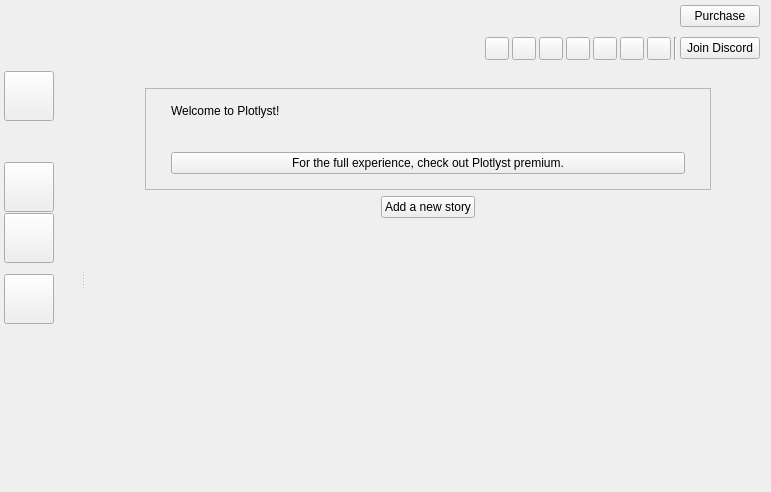
<?xml version="1.0" encoding="UTF-8"?>
<ui version="4.0">
 <class>HomeView</class>
 <widget class="QWidget" name="HomeView">
  <property name="geometry">
   <rect>
    <x>0</x>
    <y>0</y>
    <width>771</width>
    <height>492</height>
   </rect>
  </property>
  <property name="windowTitle">
   <string>Form</string>
  </property>
  <layout class="QVBoxLayout" name="verticalLayout">
   <property name="spacing">
    <number>0</number>
   </property>
   <property name="leftMargin">
    <number>0</number>
   </property>
   <property name="topMargin">
    <number>0</number>
   </property>
   <property name="rightMargin">
    <number>0</number>
   </property>
   <property name="bottomMargin">
    <number>0</number>
   </property>
   <item>
    <widget class="QWidget" name="wdgTop" native="true">
     <property name="sizePolicy">
      <sizepolicy hsizetype="Preferred" vsizetype="Maximum">
       <horstretch>0</horstretch>
       <verstretch>0</verstretch>
      </sizepolicy>
     </property>
     <property name="banner-bg" stdset="0">
      <bool>true</bool>
     </property>
     <layout class="QHBoxLayout" name="horizontalLayout_2">
      <property name="spacing">
       <number>0</number>
      </property>
      <property name="leftMargin">
       <number>10</number>
      </property>
      <property name="topMargin">
       <number>5</number>
      </property>
      <property name="rightMargin">
       <number>10</number>
      </property>
      <property name="bottomMargin">
       <number>5</number>
      </property>
      <item>
       <widget class="QLabel" name="lblBanner">
        <property name="sizePolicy">
         <sizepolicy hsizetype="Maximum" vsizetype="Preferred">
          <horstretch>0</horstretch>
          <verstretch>0</verstretch>
         </sizepolicy>
        </property>
        <property name="text">
         <string/>
        </property>
       </widget>
      </item>
      <item alignment="Qt::AlignRight">
       <widget class="QWidget" name="widget" native="true">
        <layout class="QVBoxLayout" name="verticalLayout_2">
         <property name="spacing">
          <number>0</number>
         </property>
         <property name="leftMargin">
          <number>1</number>
         </property>
         <property name="topMargin">
          <number>0</number>
         </property>
         <property name="rightMargin">
          <number>1</number>
         </property>
         <property name="bottomMargin">
          <number>1</number>
         </property>
         <item alignment="Qt::AlignRight|Qt::AlignTop">
          <widget class="QPushButton" name="btnPurchase">
           <property name="cursor">
            <cursorShape>PointingHandCursor</cursorShape>
           </property>
           <property name="text">
            <string tr="true">Purchase</string>
           </property>
          </widget>
         </item>
         <item>
          <spacer name="verticalSpacer_4">
           <property name="orientation">
            <enum>Qt::Vertical</enum>
           </property>
           <property name="sizeType">
            <enum>QSizePolicy::Expanding</enum>
           </property>
           <property name="sizeHint" stdset="0">
            <size>
             <width>20</width>
             <height>10</height>
            </size>
           </property>
          </spacer>
         </item>
         <item alignment="Qt::AlignRight|Qt::AlignBottom">
          <widget class="QWidget" name="wdgSocials" native="true">
           <layout class="QHBoxLayout" name="horizontalLayout_4">
            <property name="spacing">
             <number>3</number>
            </property>
            <property name="leftMargin">
             <number>0</number>
            </property>
            <property name="topMargin">
             <number>0</number>
            </property>
            <property name="rightMargin">
             <number>0</number>
            </property>
            <property name="bottomMargin">
             <number>0</number>
            </property>
            <item>
             <widget class="QToolButton" name="btnPatreon">
              <property name="cursor">
               <cursorShape>PointingHandCursor</cursorShape>
              </property>
              <property name="toolTip">
               <string tr="true">Patreon</string>
              </property>
              <property name="text">
               <string/>
              </property>
              <property name="transparent" stdset="0">
               <bool>true</bool>
              </property>
             </widget>
            </item>
            <item alignment="Qt::AlignBottom">
             <widget class="QToolButton" name="btnInstagram">
              <property name="cursor">
               <cursorShape>PointingHandCursor</cursorShape>
              </property>
              <property name="toolTip">
               <string tr="true">Instagram</string>
              </property>
              <property name="text">
               <string/>
              </property>
              <property name="transparent" stdset="0">
               <bool>true</bool>
              </property>
             </widget>
            </item>
            <item>
             <widget class="QToolButton" name="btnThreads">
              <property name="cursor">
               <cursorShape>PointingHandCursor</cursorShape>
              </property>
              <property name="toolTip">
               <string tr="true">Threads</string>
              </property>
              <property name="text">
               <string/>
              </property>
              <property name="transparent" stdset="0">
               <bool>true</bool>
              </property>
             </widget>
            </item>
            <item alignment="Qt::AlignBottom">
             <widget class="QToolButton" name="btnTwitter">
              <property name="cursor">
               <cursorShape>PointingHandCursor</cursorShape>
              </property>
              <property name="toolTip">
               <string tr="true">Twitter</string>
              </property>
              <property name="text">
               <string/>
              </property>
              <property name="transparent" stdset="0">
               <bool>true</bool>
              </property>
             </widget>
            </item>
            <item alignment="Qt::AlignBottom">
             <widget class="QToolButton" name="btnFacebook">
              <property name="cursor">
               <cursorShape>PointingHandCursor</cursorShape>
              </property>
              <property name="toolTip">
               <string tr="true">Facebook</string>
              </property>
              <property name="text">
               <string/>
              </property>
              <property name="transparent" stdset="0">
               <bool>true</bool>
              </property>
             </widget>
            </item>
            <item alignment="Qt::AlignBottom">
             <widget class="QToolButton" name="btnYoutube">
              <property name="cursor">
               <cursorShape>PointingHandCursor</cursorShape>
              </property>
              <property name="toolTip">
               <string tr="true">Youtube</string>
              </property>
              <property name="text">
               <string/>
              </property>
              <property name="transparent" stdset="0">
               <bool>true</bool>
              </property>
             </widget>
            </item>
            <item alignment="Qt::AlignBottom">
             <widget class="QToolButton" name="btnPinterest">
              <property name="cursor">
               <cursorShape>PointingHandCursor</cursorShape>
              </property>
              <property name="toolTip">
               <string tr="true">Pinterest</string>
              </property>
              <property name="text">
               <string/>
              </property>
              <property name="transparent" stdset="0">
               <bool>true</bool>
              </property>
             </widget>
            </item>
            <item>
             <widget class="Line" name="line_2">
              <property name="orientation">
               <enum>Qt::Vertical</enum>
              </property>
             </widget>
            </item>
            <item>
             <widget class="QPushButton" name="btnJoinDiscord">
              <property name="cursor">
               <cursorShape>PointingHandCursor</cursorShape>
              </property>
              <property name="toolTip">
               <string/>
              </property>
              <property name="text">
               <string tr="true">Join Discord</string>
              </property>
              <property name="transparent" stdset="0">
               <bool>true</bool>
              </property>
             </widget>
            </item>
           </layout>
          </widget>
         </item>
        </layout>
       </widget>
      </item>
     </layout>
    </widget>
   </item>
   <item>
    <layout class="QHBoxLayout" name="horizontalLayout_3">
     <property name="spacing">
      <number>0</number>
     </property>
     <item>
      <widget class="QWidget" name="wdgNav" native="true">
       <property name="navbar" stdset="0">
        <bool>false</bool>
       </property>
       <property name="banner-bg" stdset="0">
        <bool>true</bool>
       </property>
       <layout class="QVBoxLayout" name="verticalLayout_3">
        <property name="spacing">
         <number>1</number>
        </property>
        <property name="leftMargin">
         <number>4</number>
        </property>
        <property name="topMargin">
         <number>5</number>
        </property>
        <property name="rightMargin">
         <number>2</number>
        </property>
        <item>
         <widget class="QToolButton" name="btnLibrary">
          <property name="minimumSize">
           <size>
            <width>50</width>
            <height>50</height>
           </size>
          </property>
          <property name="maximumSize">
           <size>
            <width>50</width>
            <height>50</height>
           </size>
          </property>
          <property name="cursor">
           <cursorShape>PointingHandCursor</cursorShape>
          </property>
          <property name="toolTip">
           <string tr="true">Library</string>
          </property>
          <property name="text">
           <string/>
          </property>
          <property name="iconSize">
           <size>
            <width>32</width>
            <height>32</height>
           </size>
          </property>
          <property name="checkable">
           <bool>true</bool>
          </property>
          <property name="base" stdset="0">
           <bool>false</bool>
          </property>
          <property name="main-navbar" stdset="0">
           <bool>true</bool>
          </property>
          <property name="transparent" stdset="0">
           <bool>true</bool>
          </property>
          <attribute name="buttonGroup">
           <string notr="true">buttonGroup</string>
          </attribute>
         </widget>
        </item>
        <item>
         <spacer name="verticalSpacer_7">
          <property name="orientation">
           <enum>Qt::Vertical</enum>
          </property>
          <property name="sizeType">
           <enum>QSizePolicy::Fixed</enum>
          </property>
          <property name="sizeHint" stdset="0">
           <size>
            <width>20</width>
            <height>40</height>
           </size>
          </property>
         </spacer>
        </item>
        <item>
         <widget class="QToolButton" name="btnPatrons">
          <property name="minimumSize">
           <size>
            <width>50</width>
            <height>50</height>
           </size>
          </property>
          <property name="maximumSize">
           <size>
            <width>50</width>
            <height>50</height>
           </size>
          </property>
          <property name="cursor">
           <cursorShape>PointingHandCursor</cursorShape>
          </property>
          <property name="toolTip">
           <string tr="true">Community</string>
          </property>
          <property name="text">
           <string/>
          </property>
          <property name="iconSize">
           <size>
            <width>32</width>
            <height>32</height>
           </size>
          </property>
          <property name="checkable">
           <bool>true</bool>
          </property>
          <property name="base" stdset="0">
           <bool>false</bool>
          </property>
          <property name="main-navbar" stdset="0">
           <bool>true</bool>
          </property>
          <property name="transparent" stdset="0">
           <bool>true</bool>
          </property>
          <attribute name="buttonGroup">
           <string notr="true">buttonGroup</string>
          </attribute>
         </widget>
        </item>
        <item>
         <widget class="QToolButton" name="btnRoadmap">
          <property name="minimumSize">
           <size>
            <width>50</width>
            <height>50</height>
           </size>
          </property>
          <property name="maximumSize">
           <size>
            <width>50</width>
            <height>50</height>
           </size>
          </property>
          <property name="cursor">
           <cursorShape>PointingHandCursor</cursorShape>
          </property>
          <property name="toolTip">
           <string tr="true">Roadmap</string>
          </property>
          <property name="text">
           <string/>
          </property>
          <property name="iconSize">
           <size>
            <width>32</width>
            <height>32</height>
           </size>
          </property>
          <property name="checkable">
           <bool>true</bool>
          </property>
          <property name="base" stdset="0">
           <bool>false</bool>
          </property>
          <property name="main-navbar" stdset="0">
           <bool>true</bool>
          </property>
          <property name="transparent" stdset="0">
           <bool>true</bool>
          </property>
          <attribute name="buttonGroup">
           <string notr="true">buttonGroup</string>
          </attribute>
         </widget>
        </item>
        <item>
         <spacer name="verticalSpacer_8">
          <property name="orientation">
           <enum>Qt::Vertical</enum>
          </property>
          <property name="sizeType">
           <enum>QSizePolicy::Fixed</enum>
          </property>
          <property name="sizeHint" stdset="0">
           <size>
            <width>20</width>
            <height>10</height>
           </size>
          </property>
         </spacer>
        </item>
        <item>
         <widget class="QToolButton" name="btnKnowledgeBase">
          <property name="minimumSize">
           <size>
            <width>50</width>
            <height>50</height>
           </size>
          </property>
          <property name="maximumSize">
           <size>
            <width>50</width>
            <height>50</height>
           </size>
          </property>
          <property name="cursor">
           <cursorShape>PointingHandCursor</cursorShape>
          </property>
          <property name="toolTip">
           <string tr="true">Knowledge base</string>
          </property>
          <property name="text">
           <string/>
          </property>
          <property name="iconSize">
           <size>
            <width>32</width>
            <height>32</height>
           </size>
          </property>
          <property name="checkable">
           <bool>true</bool>
          </property>
          <property name="base" stdset="0">
           <bool>false</bool>
          </property>
          <property name="main-navbar" stdset="0">
           <bool>true</bool>
          </property>
          <property name="transparent" stdset="0">
           <bool>true</bool>
          </property>
          <attribute name="buttonGroup">
           <string notr="true">buttonGroup</string>
          </attribute>
         </widget>
        </item>
        <item>
         <spacer name="verticalSpacer">
          <property name="orientation">
           <enum>Qt::Vertical</enum>
          </property>
          <property name="sizeHint" stdset="0">
           <size>
            <width>20</width>
            <height>40</height>
           </size>
          </property>
         </spacer>
        </item>
       </layout>
      </widget>
     </item>
     <item>
      <widget class="QStackedWidget" name="stackedWidget">
       <widget class="QWidget" name="pageLibrary">
        <layout class="QVBoxLayout" name="verticalLayout_10">
         <property name="spacing">
          <number>0</number>
         </property>
         <property name="leftMargin">
          <number>10</number>
         </property>
         <property name="topMargin">
          <number>0</number>
         </property>
         <property name="rightMargin">
          <number>0</number>
         </property>
         <property name="bottomMargin">
          <number>0</number>
         </property>
         <item>
          <widget class="QSplitter" name="splitterLibrary">
           <property name="orientation">
            <enum>Qt::Horizontal</enum>
           </property>
           <property name="childrenCollapsible">
            <bool>false</bool>
           </property>
           <widget class="QWidget" name="wdgShelvesParent" native="true">
            <property name="bg" stdset="0">
             <bool>true</bool>
            </property>
            <layout class="QVBoxLayout" name="verticalLayout_9">
             <property name="leftMargin">
              <number>5</number>
             </property>
             <property name="topMargin">
              <number>5</number>
             </property>
             <property name="rightMargin">
              <number>5</number>
             </property>
             <property name="bottomMargin">
              <number>5</number>
             </property>
            </layout>
           </widget>
           <widget class="QWidget" name="layoutWidget">
            <layout class="QVBoxLayout" name="verticalLayout_4">
             <property name="spacing">
              <number>0</number>
             </property>
             <item>
              <widget class="QWidget" name="wdgLibraryBar" native="true">
               <property name="bg" stdset="0">
                <bool>true</bool>
               </property>
               <layout class="QHBoxLayout" name="horizontalLayout">
                <property name="spacing">
                 <number>3</number>
                </property>
                <property name="leftMargin">
                 <number>1</number>
                </property>
                <property name="topMargin">
                 <number>1</number>
                </property>
                <property name="rightMargin">
                 <number>1</number>
                </property>
                <property name="bottomMargin">
                 <number>1</number>
                </property>
               </layout>
              </widget>
             </item>
             <item>
              <widget class="QStackedWidget" name="stackWdgNovels">
               <widget class="QWidget" name="pageEmpty">
                <property name="white-bg" stdset="0">
                 <bool>false</bool>
                </property>
                <property name="relaxed-white-bg" stdset="0">
                 <bool>false</bool>
                </property>
                <property name="bg" stdset="0">
                 <bool>true</bool>
                </property>
                <layout class="QVBoxLayout" name="verticalLayout_12">
                 <property name="leftMargin">
                  <number>20</number>
                 </property>
                 <property name="topMargin">
                  <number>20</number>
                 </property>
                 <property name="rightMargin">
                  <number>20</number>
                 </property>
                 <property name="bottomMargin">
                  <number>0</number>
                 </property>
                 <item>
                  <layout class="QHBoxLayout" name="horizontalLayout_13">
                   <item>
                    <spacer name="horizontalSpacer_11">
                     <property name="orientation">
                      <enum>Qt::Horizontal</enum>
                     </property>
                     <property name="sizeType">
                      <enum>QSizePolicy::Fixed</enum>
                     </property>
                     <property name="sizeHint" stdset="0">
                      <size>
                       <width>40</width>
                       <height>20</height>
                      </size>
                     </property>
                    </spacer>
                   </item>
                   <item>
                    <widget class="QFrame" name="frame">
                     <property name="sizePolicy">
                      <sizepolicy hsizetype="Expanding" vsizetype="Preferred">
                       <horstretch>0</horstretch>
                       <verstretch>0</verstretch>
                      </sizepolicy>
                     </property>
                     <property name="maximumSize">
                      <size>
                       <width>1000</width>
                       <height>16777215</height>
                      </size>
                     </property>
                     <property name="frameShape">
                      <enum>QFrame::StyledPanel</enum>
                     </property>
                     <property name="frameShadow">
                      <enum>QFrame::Raised</enum>
                     </property>
                     <property name="relaxed-white-bg" stdset="0">
                      <bool>true</bool>
                     </property>
                     <property name="large-rounded" stdset="0">
                      <bool>true</bool>
                     </property>
                     <layout class="QVBoxLayout" name="verticalLayout_15">
                      <property name="spacing">
                       <number>10</number>
                      </property>
                      <property name="leftMargin">
                       <number>25</number>
                      </property>
                      <property name="topMargin">
                       <number>15</number>
                      </property>
                      <property name="rightMargin">
                       <number>25</number>
                      </property>
                      <property name="bottomMargin">
                       <number>15</number>
                      </property>
                      <item>
                       <widget class="QLabel" name="label_6">
                        <property name="text">
                         <string tr="true">Welcome to Plotlyst!</string>
                        </property>
                        <property name="h1" stdset="0">
                         <bool>true</bool>
                        </property>
                       </widget>
                      </item>
                      <item>
                       <widget class="QLabel" name="lblWelcomeMain">
                        <property name="text">
                         <string/>
                        </property>
                        <property name="wordWrap">
                         <bool>true</bool>
                        </property>
                        <property name="small-body" stdset="0">
                         <bool>true</bool>
                        </property>
                       </widget>
                      </item>
                      <item>
                       <widget class="QPushButton" name="btnFullExperienceLink">
                        <property name="cursor">
                         <cursorShape>PointingHandCursor</cursorShape>
                        </property>
                        <property name="text">
                         <string tr="true">For the full experience, check out Plotlyst premium.</string>
                        </property>
                        <property name="transparent" stdset="0">
                         <bool>true</bool>
                        </property>
                       </widget>
                      </item>
                     </layout>
                    </widget>
                   </item>
                   <item>
                    <spacer name="horizontalSpacer_14">
                     <property name="orientation">
                      <enum>Qt::Horizontal</enum>
                     </property>
                     <property name="sizeType">
                      <enum>QSizePolicy::Fixed</enum>
                     </property>
                     <property name="sizeHint" stdset="0">
                      <size>
                       <width>40</width>
                       <height>20</height>
                      </size>
                     </property>
                    </spacer>
                   </item>
                  </layout>
                 </item>
                 <item alignment="Qt::AlignHCenter">
                  <widget class="QPushButton" name="btnAddNewStoryMain">
                   <property name="sizePolicy">
                    <sizepolicy hsizetype="Maximum" vsizetype="Fixed">
                     <horstretch>0</horstretch>
                     <verstretch>0</verstretch>
                    </sizepolicy>
                   </property>
                   <property name="cursor">
                    <cursorShape>PointingHandCursor</cursorShape>
                   </property>
                   <property name="toolTip">
                    <string tr="true">Add a new story</string>
                   </property>
                   <property name="text">
                    <string tr="true">Add a new story</string>
                   </property>
                   <property name="positive" stdset="0">
                    <bool>true</bool>
                   </property>
                   <property name="base" stdset="0">
                    <bool>true</bool>
                   </property>
                   <property name="large" stdset="0">
                    <bool>true</bool>
                   </property>
                  </widget>
                 </item>
                 <item>
                  <spacer name="verticalSpacer_2">
                   <property name="orientation">
                    <enum>Qt::Vertical</enum>
                   </property>
                   <property name="sizeHint" stdset="0">
                    <size>
                     <width>20</width>
                     <height>40</height>
                    </size>
                   </property>
                  </spacer>
                 </item>
                </layout>
               </widget>
               <widget class="QWidget" name="pageNovelDisplay">
                <property name="white-bg" stdset="0">
                 <bool>false</bool>
                </property>
                <property name="muted-bg" stdset="0">
                 <bool>false</bool>
                </property>
                <property name="bg" stdset="0">
                 <bool>false</bool>
                </property>
                <layout class="QVBoxLayout" name="verticalLayout_13">
                 <property name="leftMargin">
                  <number>20</number>
                 </property>
                 <property name="topMargin">
                  <number>20</number>
                 </property>
                 <property name="rightMargin">
                  <number>20</number>
                 </property>
                 <property name="bottomMargin">
                  <number>20</number>
                 </property>
                </layout>
               </widget>
               <widget class="QWidget" name="pageSeriesDisplay">
                <layout class="QVBoxLayout" name="verticalLayout_16">
                 <property name="spacing">
                  <number>0</number>
                 </property>
                 <property name="leftMargin">
                  <number>0</number>
                 </property>
                 <property name="topMargin">
                  <number>0</number>
                 </property>
                 <property name="rightMargin">
                  <number>0</number>
                 </property>
                 <property name="bottomMargin">
                  <number>0</number>
                 </property>
                 <item>
                  <widget class="QScrollArea" name="scrollArea">
                   <property name="frameShape">
                    <enum>QFrame::NoFrame</enum>
                   </property>
                   <property name="widgetResizable">
                    <bool>true</bool>
                   </property>
                   <widget class="QWidget" name="scrollAreaSeries">
                    <property name="geometry">
                     <rect>
                      <x>0</x>
                      <y>0</y>
                      <width>98</width>
                      <height>40</height>
                     </rect>
                    </property>
                    <layout class="QVBoxLayout" name="verticalLayout_17">
                     <property name="leftMargin">
                      <number>20</number>
                     </property>
                     <property name="topMargin">
                      <number>20</number>
                     </property>
                     <property name="rightMargin">
                      <number>20</number>
                     </property>
                     <property name="bottomMargin">
                      <number>20</number>
                     </property>
                    </layout>
                   </widget>
                  </widget>
                 </item>
                </layout>
               </widget>
              </widget>
             </item>
            </layout>
           </widget>
          </widget>
         </item>
        </layout>
       </widget>
       <widget class="QWidget" name="pageRoadmap">
        <layout class="QVBoxLayout" name="verticalLayout_7">
         <property name="spacing">
          <number>0</number>
         </property>
         <property name="leftMargin">
          <number>0</number>
         </property>
         <property name="topMargin">
          <number>0</number>
         </property>
         <property name="rightMargin">
          <number>0</number>
         </property>
         <property name="bottomMargin">
          <number>0</number>
         </property>
        </layout>
       </widget>
       <widget class="QWidget" name="pagePatrons">
        <layout class="QVBoxLayout" name="verticalLayout_5">
         <property name="spacing">
          <number>0</number>
         </property>
         <property name="leftMargin">
          <number>0</number>
         </property>
         <property name="topMargin">
          <number>0</number>
         </property>
         <property name="rightMargin">
          <number>0</number>
         </property>
         <property name="bottomMargin">
          <number>0</number>
         </property>
        </layout>
       </widget>
       <widget class="QWidget" name="pageKnowledgeBase">
        <layout class="QVBoxLayout" name="verticalLayout_6">
         <property name="spacing">
          <number>0</number>
         </property>
         <property name="leftMargin">
          <number>0</number>
         </property>
         <property name="topMargin">
          <number>0</number>
         </property>
         <property name="rightMargin">
          <number>0</number>
         </property>
         <property name="bottomMargin">
          <number>0</number>
         </property>
        </layout>
       </widget>
      </widget>
     </item>
    </layout>
   </item>
  </layout>
 </widget>
 <resources/>
 <connections/>
 <buttongroups>
  <buttongroup name="buttonGroup"/>
 </buttongroups>
</ui>
